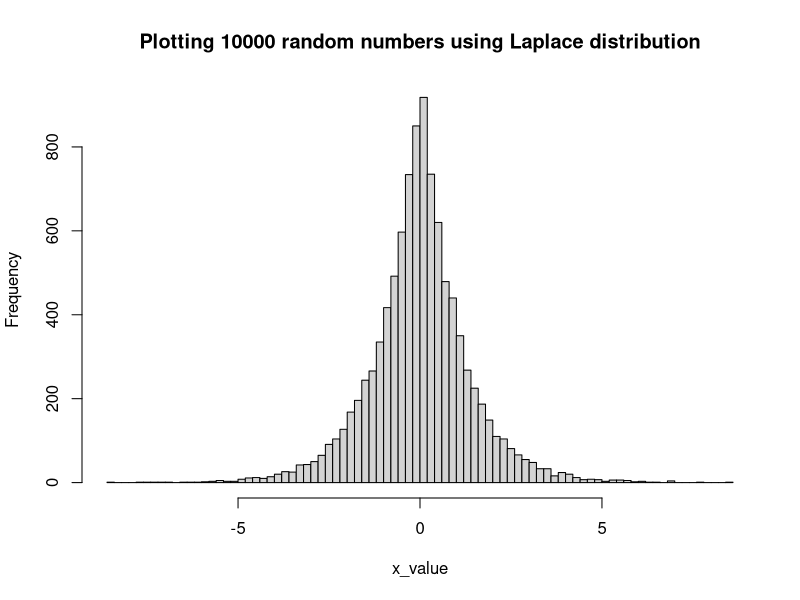
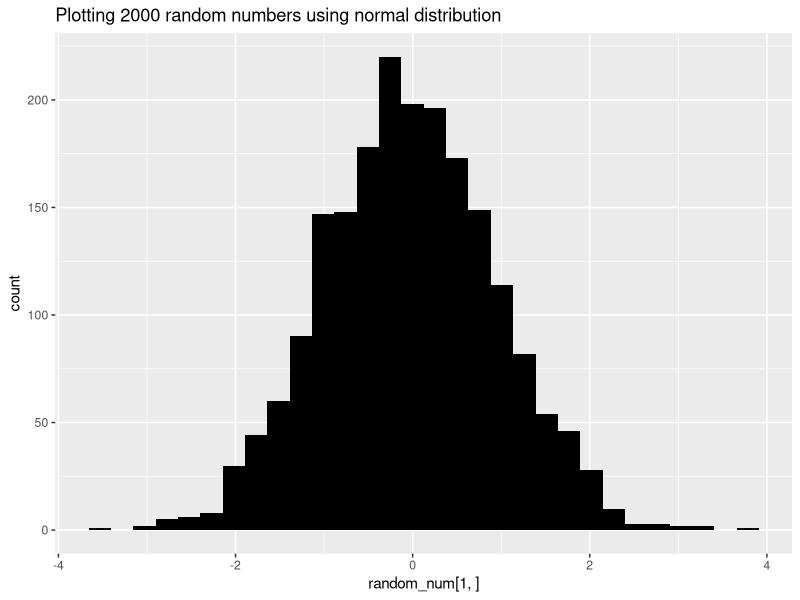
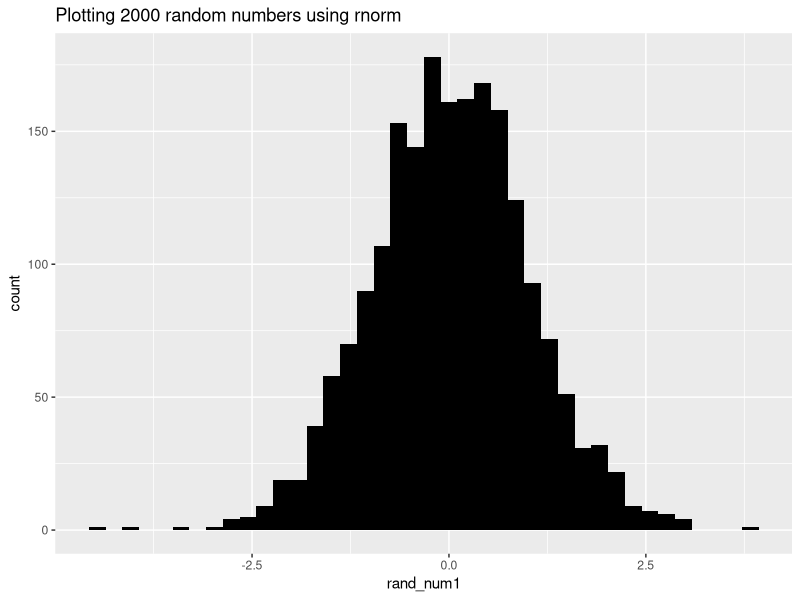

Recreate these plots in R, in order.
## ---- chunk 1
knitr::opts_chunk$set(echo = TRUE)
## ---- chunk 2
# # Generating CDF function 
inverse_cdf = function(mu,alpha){
 u = runif(1,0,1)
 if (u <= 0.5){
 x=mu+(log(2*u))/alpha
 }else{
 x=mu-(log(2-2*u))/alpha
 }
 return(x)
}
x_value <- c()
for (i in 1:10000){
 x_value[i] <-inverse_cdf(0,1) 
 x_value
}
##Histogram
hist(x_value, breaks = 100,main = "Plotting 10000 random numbers using Laplace distribution")


## ---- chunk 3
# generate normal distribution function from laplace distribution
generating_normal<-function(c){
 x<-NA
 num_reject<-0
 
 while (is.na(x)){
 y<-inverse_cdf(0,1)
 u<-runif(1)
 f_y = 2/sqrt(2*pi) * exp(-y^2/2)
 g_y = exp(-abs(y))
 
 if (u <= f_y / (c* g_y))
 {
 x<-y
 }
 else
 {
 num_reject<-num_reject+1
 }
 }
 return(c(x,num_reject))
}

# constant c
c <- sqrt(2 *exp(1)/pi)

# generating numbers using normal distribution
library(ggplot2)
random_num <- sapply(rep(c,2000),generating_normal)
ggplot() + geom_histogram(aes(random_num[1,]),fill="black",bis = 40)+
 ggtitle("Plotting 2000 random numbers using normal distribution")

## ---- chunk 4
# Generating numbers using rnorm()
rand_num1 <- rnorm(2000)
ggplot() + geom_histogram(aes(rand_num1),fill="black",bins = 40)+
 ggtitle("Plotting 2000 random numbers using rnorm")
## ---- chunk 5
# Average rejection rate (R)
num_reject <- sum(random_num[2,])
avg_rejection <- num_reject / (num_reject+ncol(random_num))
paste("Average rejection rate R=", avg_rejection)

## ---- chunk 6
# Expected rejection rate (ER)
expctd_rejection <- (c-1) / c
paste("Expected rejection rate ER=", expctd_rejection)

